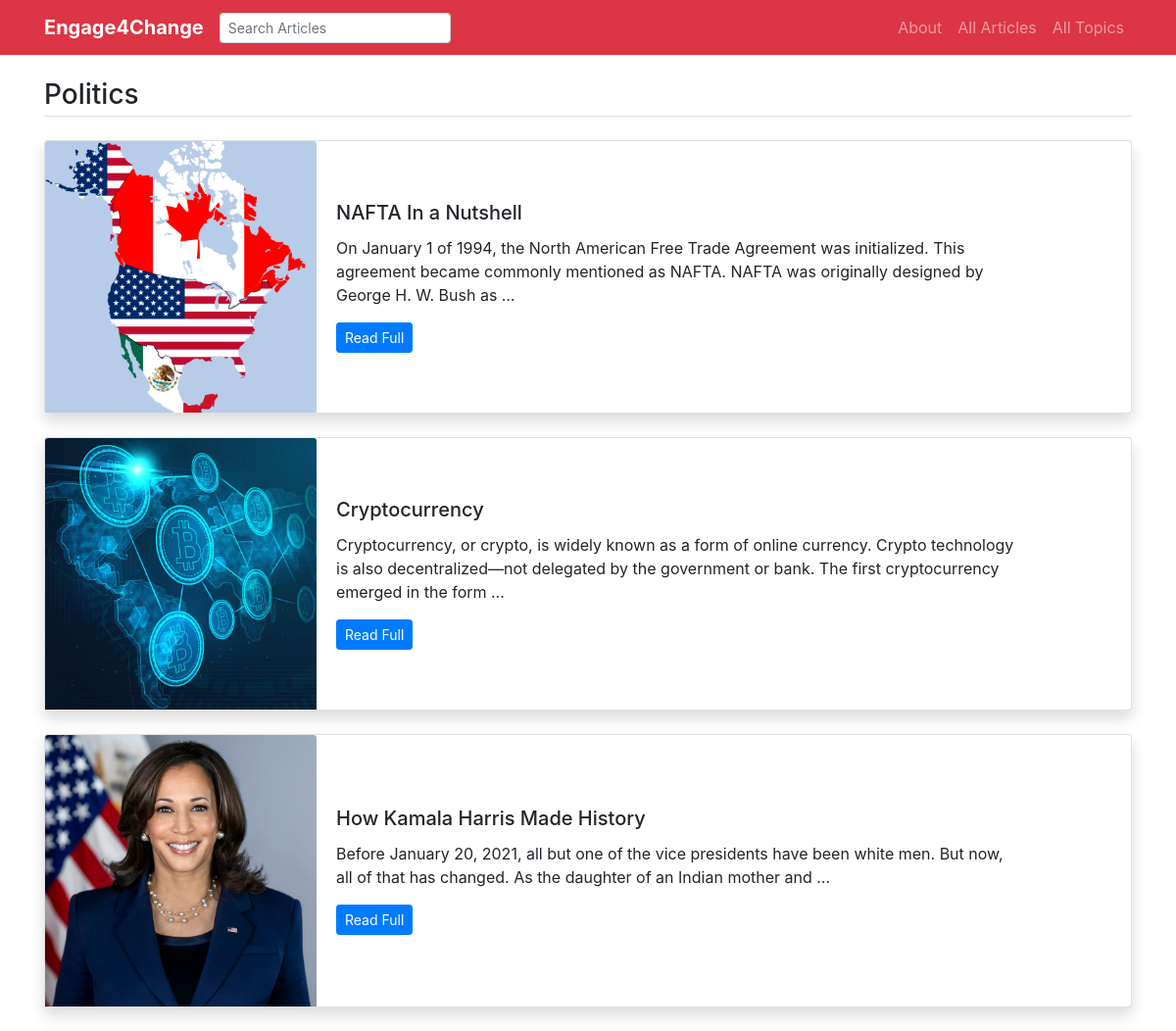
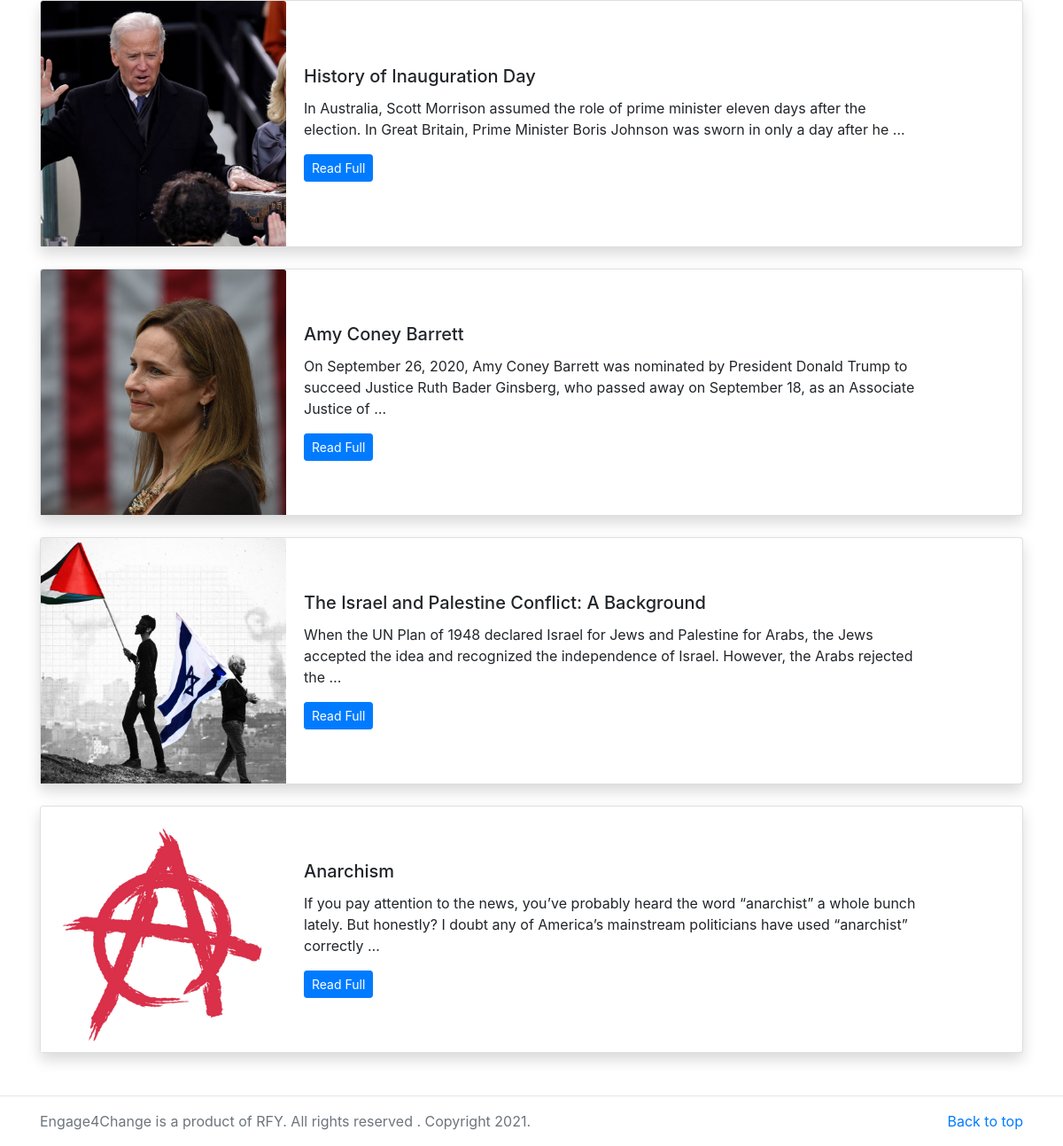
The app's page /category/6 with its own data (2 pictures, top to bottom).
### main/models.py (models this page shows, shortened)
class Category(models.Model):
    title = models.CharField(max_length=200)
    category_image = models.ImageField(upload_to='imgs/')
    class Meta:
        verbose_name_plural = 'Categories'

class News(models.Model):
    category = models.ForeignKey(Category, on_delete=models.CASCADE)
    title = models.CharField(max_length=300)
    author = models.CharField(max_length=300, default="")
    writer = models.ForeignKey(Person, on_delete=models.CASCADE, default=1)
    image = models.ImageField(upload_to='imgs/')
    detail = models.TextField()
    add_time = models.DateField()
    class Meta:
        verbose_name_plural = 'News'

### main/views.py (the view)
# urls.py: path('category/<int:id>', views.category, name='category'),
def category(request, id):
    category = Category.objects.get(id=id)
    news = News.objects.filter(category=category)
    return render(request, 'category-news.html', {
        'news': news,
        'category': category,
    })

### main/templates/category-news.html
{% extends 'base.html' %}
{% block content %}
<main class="container mt-3 mb-5">
    <h3 class="border-bottom pb-1 my-4">{{category.title}}</h3>
    {% for news in news reversed %}
    <div class="card mb-4 shadow">
        <div class="row no-gutters align-items-center">
            <div class="col-md-3">
                <img src="/media/{{news.image}}" class="card-img-top" alt="{{news.title}}">
            </div>
            <div class="col-md-8">
                <div class="card-body">
                    <h5 class="card-title">{{news.title}}</h5>
                    <p class="card-text">{{news.detail|truncatewords:30}}</p>
                    <p class="card-text"><a href="/detail/{{news.id}}" class="btn btn-sm btn-primary">Read Full</a></p>
                </div>
            </div>
        </div>
    </div>
    {% endfor %}
</main>
{% endblock %}

### main/templates/base.html (shortened to what this page needs)
{% load static %}
<!DOCTYPE html>
<html>
<head>
    <link rel="stylesheet" type="text/css" href="{% static 'vendor/bs4/bootstrap.min.css' %}" />
</head>
<body>
    <nav class="navbar navbar-expand-lg navbar-dark bg-danger">
        <div class="container">
            <a class="navbar-brand font-weight-bold" id="brand" href="/">Engage4Change</a>
            <form class="form-inline mr-auto" method=POST action="{% url 'search-results' %}">
                <input class="form-control form-control-sm" type="text" placeholder="Search Articles"
                    aria-label="Search" name="searched">
            </form>
            <div class="collapse navbar-collapse" id="navbarNav">
                <ul class="navbar-nav ml-auto">
                    <li class="nav-item">
                        <a class="nav-link" href="/about">About</a>
                    </li>
                    <li class="nav-item">
                        <a class="nav-link" href="/all-news">All Articles</a>
                    </li>
                    <li class="nav-item">
                        <a class="nav-link" href="/all-category">All Topics</a>
                    </li>
                </ul>
            </div>
        </div>
    </nav>
    {% block content %}
    {% endblock %}
    <hr />
    <footer class="text-muted">
        <div class="container">
            <p class="float-right">
                <a href="#">Back to top</a>
            </p>
            <p>Engage4Change is a product of RFY. All rights reserved . Copyright 2021.</p>
        </div>
    </footer>
</body>
</html>

### records on screen
Category: title "Politics"
News: image (picture), title "NAFTA In a Nutshell", detail "On January 1 of 1994, the North American Free Trade Agreement was initialized. This agreement became commonly mentioned as NAFTA. NAFTA was originally designed by George H. W. Bush as …"
News: image (picture), title "Cryptocurrency", detail "Cryptocurrency, or crypto, is widely known as a form of online currency. Crypto technology is also decentralized—not delegated by the government or bank. The first cryptocurrency emerged in the form …"
News: image (picture), title "How Kamala Harris Made History", detail "Before January 20, 2021, all but one of the vice presidents have been white men. But now, all of that has changed. As the daughter of an Indian mother and …"
News: image (picture), title "History of Inauguration Day", detail "In Australia, Scott Morrison assumed the role of prime minister eleven days after the election. In Great Britain, Prime Minister Boris Johnson was sworn in only a day after he …"
News: image (picture), title "Amy Coney Barrett", detail "On September 26, 2020, Amy Coney Barrett was nominated by President Donald Trump to succeed Justice Ruth Bader Ginsberg, who passed away on September 18, as an Associate Justice of …"
News: image (picture), title "The Israel and Palestine Conflict: A Background", detail "When the UN Plan of 1948 declared Israel for Jews and Palestine for Arabs, the Jews accepted the idea and recognized the independence of Israel. However, the Arabs rejected the …"
News: image (picture), title "Anarchism", detail "If you pay attention to the news, you’ve probably heard the word “anarchist” a whole bunch lately. But honestly? I doubt any of America’s mainstream politicians have used “anarchist” correctly …"
